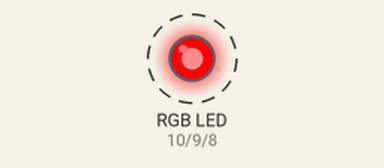
The sketch below on a simulated Arduino Uno, built with avr-gcc and run on an emulated ATmega328P. Parts: an RGB LED mixed from three pins (HIGH = lit). Dashed ring = blinking.

Above: at 0.5 s.
Timing chart, 0 to 4.6 s (numbered marks = the images above):
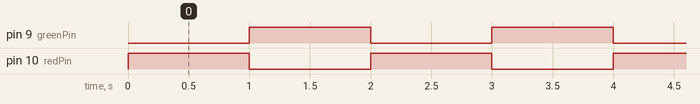

Measured:
- by itself, pin 9 (greenPin), pin 10 (redPin): alternates HIGH for 1.0 s and LOW for 1.0 s
- by itself, everything shown: repeats every 2.0 s, in 3 steps

The sketch:

rgb-led.ino
```cpp
/**
 * RGB LED Example
 *
 * Common cathode configuration: connect the cathode to ground. Attach
 * a resistor in series with each output.
 *
 **/

int redPin = 10;
int greenPin = 9;
int bluePin = 8;

void setColor(int red, int green, int blue) {
  analogWrite(redPin, red);
  analogWrite(greenPin, green);
  analogWrite(bluePin, blue);
}

void setup() {
  pinMode(redPin, OUTPUT);
  pinMode(greenPin, OUTPUT);
  pinMode(bluePin, OUTPUT);
}

void loop()
{
  // red
  setColor(255, 0, 0);
  delay(1000);
  // green
  setColor(0, 255, 0);
  delay(1000);
  // blue
  setColor(0, 0, 255);
}
```
